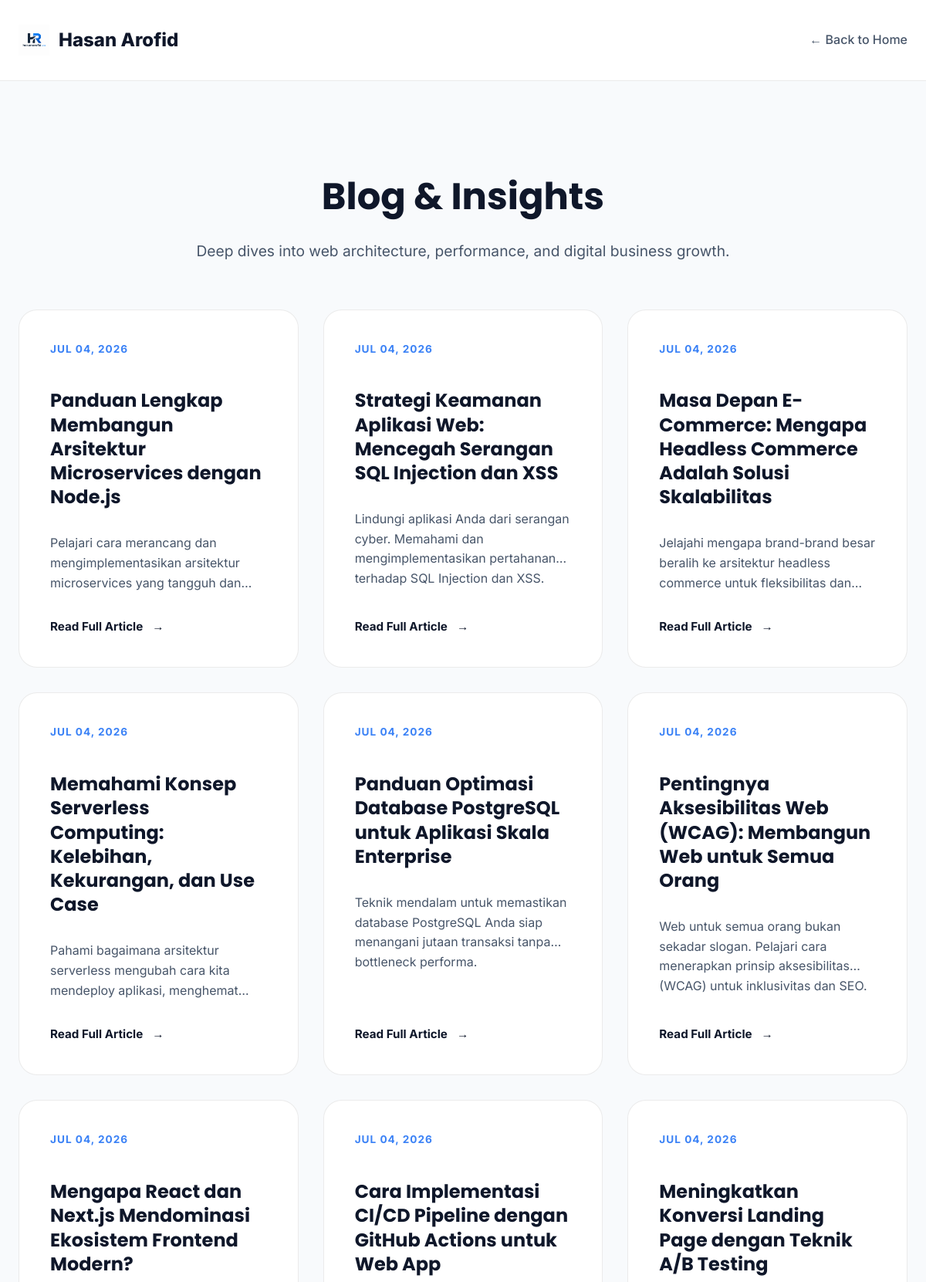
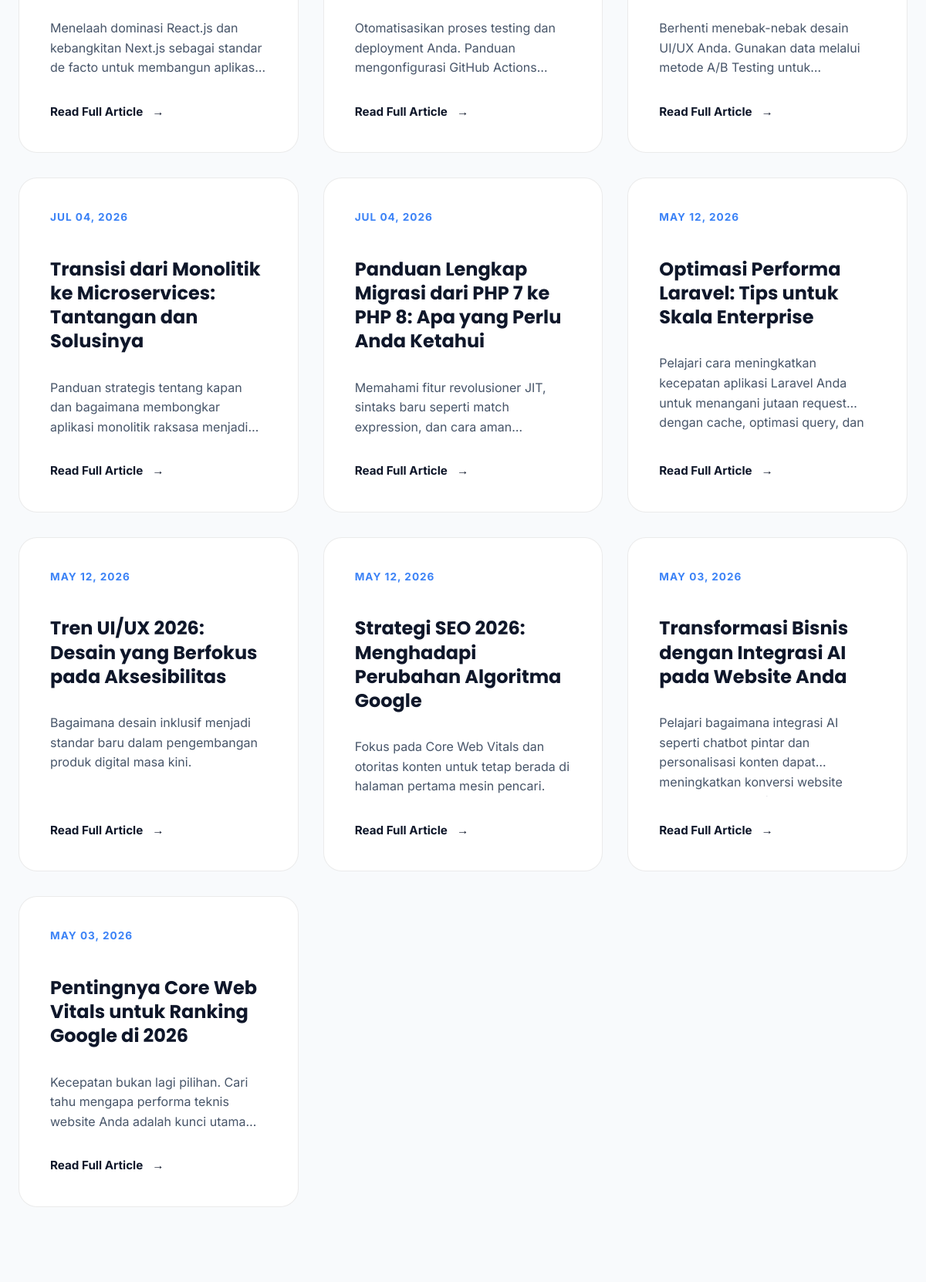
The app's page /articles.php (upper part) with its own data (2 pictures, top to bottom).
### tables this page shows
CREATE TABLE articles (id INTEGER PRIMARY KEY AUTOINCREMENT, title TEXT, slug TEXT UNIQUE, content TEXT, excerpt TEXT, meta_title TEXT, meta_description TEXT, image_url TEXT, created_at DATETIME DEFAULT (datetime('now')), status TEXT DEFAULT 'published');

### articles.php (the view, shortened to what this page needs)
<?php
$dbFile = __DIR__ . '/stats.db';
try {
    $db = new PDO('sqlite:' . $dbFile);
    $db->setAttribute(PDO::ATTR_ERRMODE, PDO::ERRMODE_EXCEPTION);
    $articles = $db->query("SELECT * FROM articles WHERE status = 'published' ORDER BY created_at DESC")->fetchAll(PDO::FETCH_ASSOC);
} catch (PDOException $e) { die("Database connection failed."); }
$lang = $_SESSION['lang'] ?? 'en';
$translations = [
    'en' => [
        'title' => 'Blog & Insights',
        'subtitle' => 'Deep dives into web architecture, performance, and digital business growth.',
        'back' => 'Back to Home',
        'read_more' => 'Read Full Article',
        'no_articles' => 'No articles found.'
    ],
    'id' => [
        'title' => 'Blog & Wawasan',
        'subtitle' => 'Pembahasan mendalam tentang arsitektur web, performa, dan pertumbuhan bisnis digital.',
        'back' => 'Kembali ke Beranda',
        'read_more' => 'Baca Selengkapnya',
        'no_articles' => 'Tidak ada artikel ditemukan.'
    ]
];
$t = $translations[$lang];
?>
<!DOCTYPE html>
<html lang="<?= $lang ?>">
<head>
</head>
<body>
    <nav>
        <div class="container nav-content">
            <a href="/" class="logo">
                <img src="images/logohasanarofid.png" alt="Logo">
                <span>Hasan Arofid</span>
            </a>
            <a href="/" class="back-link">← <?= $t['back'] ?></a>
        </div>
    </nav>
    <div class="container">
        <header>
            <h1><?= $t['title'] ?></h1>
            <p class="subtitle"><?= $t['subtitle'] ?></p>
        </header>
        <div class="article-grid">
            <?php if (empty($articles)): ?>
                <p style="text-align: center; grid-column: 1/-1; padding: 40px; color: var(--text-muted);"><?= $t['no_articles'] ?></p>
            <?php else: ?>
                <?php foreach ($articles as $a): ?>
                <a href="/blog/<?= $a['slug'] ?>" class="article-card">
                    <span class="article-date"><?= date('M d, Y', strtotime($a['created_at'])) ?></span>
                    <h3><?= htmlspecialchars($a['title']) ?></h3>
                    <p><?= htmlspecialchars($a['excerpt']) ?></p>
                    <span class="article-link"><?= $t['read_more'] ?> <span>→</span></span>
                </a>
                <?php endforeach; ?>
            <?php endif; ?>
        </div>
    </div>
</body>
</html>

### articles.php (style rules this page uses)
:root { --bg: #f8fafc; --surface: #ffffff; --border: rgba(0,0,0,0.08); --text: #0f172a; --text-muted: #475569; --accent: #3b82f6; --gradient: linear-gradient(135deg, #3b82f6 0%, #8b5cf6 100%); }
body { font-family: 'Inter', sans-serif; background: var(--bg); color: var(--text); line-height: 1.6; margin: 0; padding: 0; }
.container { max-width: 1200px; margin: 0 auto; padding: 0 24px; }
nav { padding: 32px 0; border-bottom: 1px solid var(--border); background: var(--surface); position: sticky; top: 0; z-index: 100; }
.nav-content { display: flex; justify-content: space-between; align-items: center; }
.logo { font-weight: 800; font-size: 1.5rem; text-decoration: none; color: inherit; display: flex; align-items: center; gap: 12px; }
.logo img { height: 40px; }
.back-link { color: var(--text-muted); text-decoration: none; font-weight: 500; transition: 0.2s; }
header { padding: 80px 0 60px; text-align: center; }
h1 { font-family: 'Poppins', sans-serif; font-size: 3rem; margin-bottom: 16px; }
.subtitle { color: var(--text-muted); font-size: 1.2rem; max-width: 700px; margin: 0 auto; }
.article-grid { display: grid; grid-template-columns: repeat(auto-fit, minmax(350px, 1fr)); gap: 32px; padding-bottom: 100px; }
.article-card { background: var(--surface); border: 1px solid var(--border); border-radius: 24px; padding: 40px; transition: 0.4s cubic-bezier(0.4, 0, 0.2, 1); text-decoration: none; color: inherit; display: flex; flex-direction: column; position: relative; overflow: hidden; }
.article-card::after { content: ''; position: absolute; top: 0; left: 0; width: 100%; height: 4px; background: var(--gradient); opacity: 0; transition: 0.3s; }
.article-date { font-size: 0.85rem; color: var(--accent); font-weight: 700; text-transform: uppercase; letter-spacing: 1px; margin-bottom: 16px; display: block; }
.article-card h3 { font-size: 1.5rem; margin-bottom: 16px; line-height: 1.3; font-family: 'Poppins', sans-serif; }
.article-card p { font-size: 1rem; color: var(--text-muted); margin-bottom: 32px; flex-grow: 1; display: -webkit-box; -webkit-line-clamp: 3; -webkit-box-orient: vertical; overflow: hidden; }
.article-link { color: var(--text); font-weight: 700; font-size: 0.95rem; display: flex; align-items: center; gap: 12px; transition: 0.3s; }

### records on screen
articles: created_at "JUL 04, 2026", title "Panduan Lengkap Membangun Arsitektur Microservices dengan Node.js", excerpt "Pelajari cara merancang dan mengimplementasikan arsitektur microservices yang tangguh…"
articles: created_at "JUL 04, 2026", title "Strategi Keamanan Aplikasi Web: Mencegah Serangan SQL Injection dan XSS", excerpt "Lindungi aplikasi Anda dari serangan cyber. Memahami dan mengimplementasikan pertahanan terhadap SQL Injection dan XSS."
articles: created_at "JUL 04, 2026", title "Masa Depan E-Commerce: Mengapa Headless Commerce Adalah Solusi Skalabilitas", excerpt "Jelajahi mengapa brand-brand besar beralih ke arsitektur headless commerce untuk fleksibilitas…"
articles: created_at "JUL 04, 2026", title "Memahami Konsep Serverless Computing: Kelebihan, Kekurangan, dan Use Case", excerpt "Pahami bagaimana arsitektur serverless mengubah cara kita mendeploy aplikasi,…"
articles: created_at "JUL 04, 2026", title "Panduan Optimasi Database PostgreSQL untuk Aplikasi Skala Enterprise", excerpt "Teknik mendalam untuk memastikan database PostgreSQL Anda siap menangani jutaan transaksi tanpa bottleneck performa."
articles: created_at "JUL 04, 2026", title "Pentingnya Aksesibilitas Web (WCAG): Membangun Web untuk Semua Orang", excerpt "Web untuk semua orang bukan sekadar slogan. Pelajari cara menerapkan prinsip aksesibilitas (WCAG) untuk inklusivitas dan SEO."
articles: created_at "JUL 04, 2026", title "Mengapa React dan Next.js Mendominasi Ekosistem Frontend Modern?", excerpt "Menelaah dominasi React.js dan kebangkitan Next.js sebagai standar de facto untuk membangun…"
articles: created_at "JUL 04, 2026", title "Cara Implementasi CI/CD Pipeline dengan GitHub Actions untuk Web App", excerpt "Otomatisasikan proses testing dan deployment Anda. Panduan mengonfigurasi GitHub…"
articles: created_at "JUL 04, 2026", title "Meningkatkan Konversi Landing Page dengan Teknik A/B Testing", excerpt "Berhenti menebak-nebak desain UI/UX Anda. Gunakan data melalui metode A/B Testing…"
articles: created_at "JUL 04, 2026", title "Transisi dari Monolitik ke Microservices: Tantangan dan Solusinya", excerpt "Panduan strategis tentang kapan dan bagaimana membongkar aplikasi monolitik raksasa…"
articles: created_at "JUL 04, 2026", title "Panduan Lengkap Migrasi dari PHP 7 ke PHP 8: Apa yang Perlu Anda Ketahui", excerpt "Memahami fitur revolusioner JIT, sintaks baru seperti match expression, dan cara…"
articles: created_at "MAY 12, 2026", title "Optimasi Performa Laravel: Tips untuk Skala Enterprise", excerpt "Pelajari cara meningkatkan kecepatan aplikasi Laravel Anda untuk menangani jutaan request dengan cache, optimasi query,…"
articles: created_at "MAY 12, 2026", title "Tren UI/UX 2026: Desain yang Berfokus pada Aksesibilitas", excerpt "Bagaimana desain inklusif menjadi standar baru dalam pengembangan produk digital masa kini."
articles: created_at "MAY 12, 2026", title "Strategi SEO 2026: Menghadapi Perubahan Algoritma Google", excerpt "Fokus pada Core Web Vitals dan otoritas konten untuk tetap berada di halaman pertama mesin pencari."
articles: created_at "MAY 03, 2026", title "Transformasi Bisnis dengan Integrasi AI pada Website Anda", excerpt "Pelajari bagaimana integrasi AI seperti chatbot pintar dan personalisasi konten dapat meningkatkan konversi…"
articles: created_at "MAY 03, 2026", title "Pentingnya Core Web Vitals untuk Ranking Google di 2026", excerpt "Kecepatan bukan lagi pilihan. Cari tahu mengapa performa teknis website Anda adalah kunci…"

### other values on screen
$t['back'] "Back to Home"
$t['title'] "Blog & Insights"
$t['subtitle'] "Deep dives into web architecture, performance, and digital business growth."
